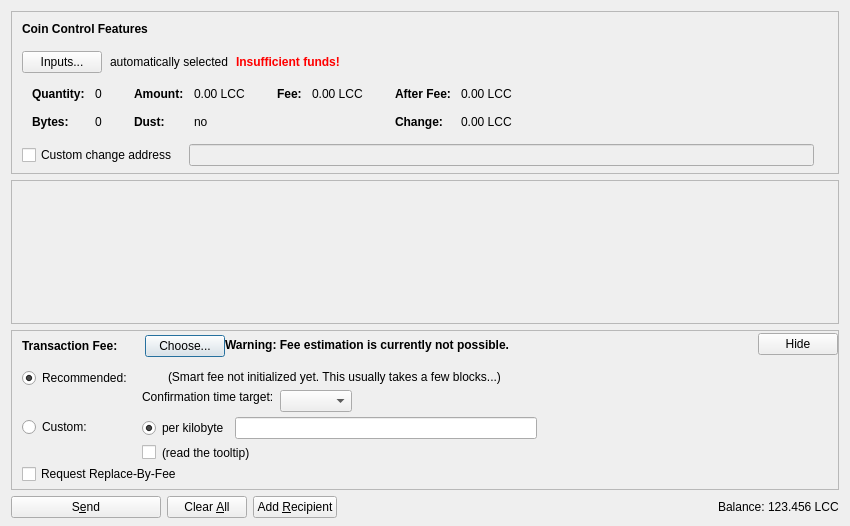
<?xml version="1.0" encoding="UTF-8"?>
<ui version="4.0">
 <class>SendCoinsDialog</class>
 <widget class="QDialog" name="SendCoinsDialog">
  <property name="geometry">
   <rect>
    <x>0</x>
    <y>0</y>
    <width>850</width>
    <height>526</height>
   </rect>
  </property>
  <property name="windowTitle">
   <string>Send Coins</string>
  </property>
  <layout class="QVBoxLayout" name="verticalLayout" stretch="0,1,0,0">
   <property name="bottomMargin">
    <number>8</number>
   </property>
   <item>
    <widget class="QFrame" name="frameCoinControl">
     <property name="sizePolicy">
      <sizepolicy hsizetype="Expanding" vsizetype="Expanding">
       <horstretch>0</horstretch>
       <verstretch>0</verstretch>
      </sizepolicy>
     </property>
     <property name="maximumSize">
      <size>
       <width>16777215</width>
       <height>16777215</height>
      </size>
     </property>
     <property name="frameShape">
      <enum>QFrame::StyledPanel</enum>
     </property>
     <property name="frameShadow">
      <enum>QFrame::Sunken</enum>
     </property>
     <layout class="QVBoxLayout" name="verticalLayoutCoinControl2">
      <property name="spacing">
       <number>0</number>
      </property>
      <property name="leftMargin">
       <number>0</number>
      </property>
      <property name="topMargin">
       <number>0</number>
      </property>
      <property name="rightMargin">
       <number>0</number>
      </property>
      <property name="bottomMargin">
       <number>6</number>
      </property>
      <item>
       <layout class="QVBoxLayout" name="verticalLayoutCoinControl" stretch="0,0,0,0,1">
        <property name="spacing">
         <number>0</number>
        </property>
        <property name="leftMargin">
         <number>10</number>
        </property>
        <property name="topMargin">
         <number>10</number>
        </property>
        <item>
         <layout class="QHBoxLayout" name="horizontalLayoutCoinControl1">
          <property name="bottomMargin">
           <number>15</number>
          </property>
          <item>
           <widget class="QLabel" name="labelCoinControlFeatures">
            <property name="sizePolicy">
             <sizepolicy hsizetype="Preferred" vsizetype="Maximum">
              <horstretch>0</horstretch>
              <verstretch>0</verstretch>
             </sizepolicy>
            </property>
            <property name="font">
             <font>
              <weight>75</weight>
              <bold>true</bold>
             </font>
            </property>
            <property name="styleSheet">
             <string notr="true">font-weight:bold;</string>
            </property>
            <property name="text">
             <string>Coin Control Features</string>
            </property>
           </widget>
          </item>
         </layout>
        </item>
        <item>
         <layout class="QHBoxLayout" name="horizontalLayoutCoinControl2" stretch="0,0,0,0">
          <property name="spacing">
           <number>8</number>
          </property>
          <property name="bottomMargin">
           <number>10</number>
          </property>
          <item>
           <widget class="QPushButton" name="pushButtonCoinControl">
            <property name="styleSheet">
             <string notr="true"/>
            </property>
            <property name="text">
             <string>Inputs...</string>
            </property>
            <property name="autoDefault">
             <bool>false</bool>
            </property>
           </widget>
          </item>
          <item>
           <widget class="QLabel" name="labelCoinControlAutomaticallySelected">
            <property name="text">
             <string>automatically selected</string>
            </property>
            <property name="margin">
             <number>5</number>
            </property>
           </widget>
          </item>
          <item>
           <widget class="QLabel" name="labelCoinControlInsuffFunds">
            <property name="font">
             <font>
              <weight>75</weight>
              <bold>true</bold>
             </font>
            </property>
            <property name="styleSheet">
             <string notr="true">color:red;font-weight:bold;</string>
            </property>
            <property name="text">
             <string>Insufficient funds!</string>
            </property>
            <property name="margin">
             <number>5</number>
            </property>
           </widget>
          </item>
          <item>
           <spacer name="horizontalSpacerCoinControl">
            <property name="orientation">
             <enum>Qt::Horizontal</enum>
            </property>
            <property name="sizeHint" stdset="0">
             <size>
              <width>40</width>
              <height>1</height>
             </size>
            </property>
           </spacer>
          </item>
         </layout>
        </item>
        <item>
         <widget class="QWidget" name="widgetCoinControl" native="true">
          <property name="sizePolicy">
           <sizepolicy hsizetype="Preferred" vsizetype="Preferred">
            <horstretch>0</horstretch>
            <verstretch>0</verstretch>
           </sizepolicy>
          </property>
          <property name="minimumSize">
           <size>
            <width>0</width>
            <height>0</height>
           </size>
          </property>
          <property name="styleSheet">
           <string notr="true"/>
          </property>
          <layout class="QHBoxLayout" name="horizontalLayoutCoinControl5">
           <property name="leftMargin">
            <number>0</number>
           </property>
           <property name="topMargin">
            <number>0</number>
           </property>
           <property name="rightMargin">
            <number>0</number>
           </property>
           <property name="bottomMargin">
            <number>0</number>
           </property>
           <item>
            <layout class="QHBoxLayout" name="horizontalLayoutCoinControl3" stretch="0,0,0,1">
             <property name="spacing">
              <number>20</number>
             </property>
             <property name="topMargin">
              <number>0</number>
             </property>
             <property name="bottomMargin">
              <number>10</number>
             </property>
             <item>
              <layout class="QFormLayout" name="formLayoutCoinControl1">
               <property name="horizontalSpacing">
                <number>10</number>
               </property>
               <property name="verticalSpacing">
                <number>14</number>
               </property>
               <property name="leftMargin">
                <number>10</number>
               </property>
               <property name="topMargin">
                <number>4</number>
               </property>
               <property name="rightMargin">
                <number>6</number>
               </property>
               <item row="0" column="0">
                <widget class="QLabel" name="labelCoinControlQuantityText">
                 <property name="font">
                  <font>
                   <weight>75</weight>
                   <bold>true</bold>
                  </font>
                 </property>
                 <property name="text">
                  <string>Quantity:</string>
                 </property>
                 <property name="margin">
                  <number>0</number>
                 </property>
                </widget>
               </item>
               <item row="0" column="1">
                <widget class="QLabel" name="labelCoinControlQuantity">
                 <property name="cursor">
                  <cursorShape>IBeamCursor</cursorShape>
                 </property>
                 <property name="contextMenuPolicy">
                  <enum>Qt::ActionsContextMenu</enum>
                 </property>
                 <property name="text">
                  <string notr="true">0</string>
                 </property>
                 <property name="margin">
                  <number>0</number>
                 </property>
                 <property name="textInteractionFlags">
                  <set>Qt::LinksAccessibleByMouse|Qt::TextSelectableByKeyboard|Qt::TextSelectableByMouse</set>
                 </property>
                </widget>
               </item>
               <item row="1" column="0">
                <widget class="QLabel" name="labelCoinControlBytesText">
                 <property name="font">
                  <font>
                   <weight>75</weight>
                   <bold>true</bold>
                  </font>
                 </property>
                 <property name="text">
                  <string>Bytes:</string>
                 </property>
                </widget>
               </item>
               <item row="1" column="1">
                <widget class="QLabel" name="labelCoinControlBytes">
                 <property name="cursor">
                  <cursorShape>IBeamCursor</cursorShape>
                 </property>
                 <property name="contextMenuPolicy">
                  <enum>Qt::ActionsContextMenu</enum>
                 </property>
                 <property name="text">
                  <string notr="true">0</string>
                 </property>
                 <property name="textInteractionFlags">
                  <set>Qt::LinksAccessibleByMouse|Qt::TextSelectableByKeyboard|Qt::TextSelectableByMouse</set>
                 </property>
                </widget>
               </item>
              </layout>
             </item>
             <item>
              <layout class="QFormLayout" name="formLayoutCoinControl2">
               <property name="horizontalSpacing">
                <number>10</number>
               </property>
               <property name="verticalSpacing">
                <number>14</number>
               </property>
               <property name="leftMargin">
                <number>6</number>
               </property>
               <property name="topMargin">
                <number>4</number>
               </property>
               <property name="rightMargin">
                <number>6</number>
               </property>
               <item row="0" column="0">
                <widget class="QLabel" name="labelCoinControlAmountText">
                 <property name="font">
                  <font>
                   <weight>75</weight>
                   <bold>true</bold>
                  </font>
                 </property>
                 <property name="text">
                  <string>Amount:</string>
                 </property>
                 <property name="margin">
                  <number>0</number>
                 </property>
                </widget>
               </item>
               <item row="0" column="1">
                <widget class="QLabel" name="labelCoinControlAmount">
                 <property name="cursor">
                  <cursorShape>IBeamCursor</cursorShape>
                 </property>
                 <property name="contextMenuPolicy">
                  <enum>Qt::ActionsContextMenu</enum>
                 </property>
                 <property name="text">
                  <string notr="true">0.00 LCC</string>
                 </property>
                 <property name="textInteractionFlags">
                  <set>Qt::LinksAccessibleByMouse|Qt::TextSelectableByKeyboard|Qt::TextSelectableByMouse</set>
                 </property>
                </widget>
               </item>
               <item row="1" column="0">
                <widget class="QLabel" name="labelCoinControlLowOutputText">
                 <property name="font">
                  <font>
                   <weight>75</weight>
                   <bold>true</bold>
                  </font>
                 </property>
                 <property name="text">
                  <string>Dust:</string>
                 </property>
                </widget>
               </item>
               <item row="1" column="1">
                <widget class="QLabel" name="labelCoinControlLowOutput">
                 <property name="cursor">
                  <cursorShape>IBeamCursor</cursorShape>
                 </property>
                 <property name="contextMenuPolicy">
                  <enum>Qt::ActionsContextMenu</enum>
                 </property>
                 <property name="text">
                  <string notr="true">no</string>
                 </property>
                 <property name="textInteractionFlags">
                  <set>Qt::LinksAccessibleByMouse|Qt::TextSelectableByKeyboard|Qt::TextSelectableByMouse</set>
                 </property>
                </widget>
               </item>
              </layout>
             </item>
             <item>
              <layout class="QFormLayout" name="formLayoutCoinControl3">
               <property name="horizontalSpacing">
                <number>10</number>
               </property>
               <property name="verticalSpacing">
                <number>14</number>
               </property>
               <property name="leftMargin">
                <number>6</number>
               </property>
               <property name="topMargin">
                <number>4</number>
               </property>
               <property name="rightMargin">
                <number>6</number>
               </property>
               <item row="0" column="0">
                <widget class="QLabel" name="labelCoinControlFeeText">
                 <property name="font">
                  <font>
                   <weight>75</weight>
                   <bold>true</bold>
                  </font>
                 </property>
                 <property name="text">
                  <string>Fee:</string>
                 </property>
                 <property name="margin">
                  <number>0</number>
                 </property>
                </widget>
               </item>
               <item row="0" column="1">
                <widget class="QLabel" name="labelCoinControlFee">
                 <property name="cursor">
                  <cursorShape>IBeamCursor</cursorShape>
                 </property>
                 <property name="contextMenuPolicy">
                  <enum>Qt::ActionsContextMenu</enum>
                 </property>
                 <property name="text">
                  <string notr="true">0.00 LCC</string>
                 </property>
                 <property name="textInteractionFlags">
                  <set>Qt::LinksAccessibleByMouse|Qt::TextSelectableByKeyboard|Qt::TextSelectableByMouse</set>
                 </property>
                </widget>
               </item>
              </layout>
             </item>
             <item>
              <layout class="QFormLayout" name="formLayoutCoinControl4">
               <property name="horizontalSpacing">
                <number>10</number>
               </property>
               <property name="verticalSpacing">
                <number>14</number>
               </property>
               <property name="leftMargin">
                <number>6</number>
               </property>
               <property name="topMargin">
                <number>4</number>
               </property>
               <property name="rightMargin">
                <number>6</number>
               </property>
               <item row="0" column="0">
                <widget class="QLabel" name="labelCoinControlAfterFeeText">
                 <property name="font">
                  <font>
                   <weight>75</weight>
                   <bold>true</bold>
                  </font>
                 </property>
                 <property name="text">
                  <string>After Fee:</string>
                 </property>
                 <property name="margin">
                  <number>0</number>
                 </property>
                </widget>
               </item>
               <item row="0" column="1">
                <widget class="QLabel" name="labelCoinControlAfterFee">
                 <property name="cursor">
                  <cursorShape>IBeamCursor</cursorShape>
                 </property>
                 <property name="contextMenuPolicy">
                  <enum>Qt::ActionsContextMenu</enum>
                 </property>
                 <property name="text">
                  <string notr="true">0.00 LCC</string>
                 </property>
                 <property name="textInteractionFlags">
                  <set>Qt::LinksAccessibleByMouse|Qt::TextSelectableByKeyboard|Qt::TextSelectableByMouse</set>
                 </property>
                </widget>
               </item>
               <item row="1" column="0">
                <widget class="QLabel" name="labelCoinControlChangeText">
                 <property name="font">
                  <font>
                   <weight>75</weight>
                   <bold>true</bold>
                  </font>
                 </property>
                 <property name="text">
                  <string>Change:</string>
                 </property>
                </widget>
               </item>
               <item row="1" column="1">
                <widget class="QLabel" name="labelCoinControlChange">
                 <property name="cursor">
                  <cursorShape>IBeamCursor</cursorShape>
                 </property>
                 <property name="contextMenuPolicy">
                  <enum>Qt::ActionsContextMenu</enum>
                 </property>
                 <property name="text">
                  <string notr="true">0.00 LCC</string>
                 </property>
                 <property name="textInteractionFlags">
                  <set>Qt::LinksAccessibleByMouse|Qt::TextSelectableByKeyboard|Qt::TextSelectableByMouse</set>
                 </property>
                </widget>
               </item>
              </layout>
             </item>
            </layout>
           </item>
          </layout>
         </widget>
        </item>
        <item>
         <layout class="QHBoxLayout" name="horizontalLayoutCoinControl4" stretch="0,0,0">
          <property name="spacing">
           <number>12</number>
          </property>
          <property name="sizeConstraint">
           <enum>QLayout::SetDefaultConstraint</enum>
          </property>
          <property name="topMargin">
           <number>5</number>
          </property>
          <property name="rightMargin">
           <number>5</number>
          </property>
          <item>
           <widget class="QCheckBox" name="checkBoxCoinControlChange">
            <property name="toolTip">
             <string>If this is activated, but the change address is empty or invalid, change will be sent to a newly generated address.</string>
            </property>
            <property name="text">
             <string>Custom change address</string>
            </property>
           </widget>
          </item>
          <item>
           <widget class="QValidatedLineEdit" name="lineEditCoinControlChange">
            <property name="enabled">
             <bool>false</bool>
            </property>
            <property name="sizePolicy">
             <sizepolicy hsizetype="Expanding" vsizetype="Fixed">
              <horstretch>0</horstretch>
              <verstretch>0</verstretch>
             </sizepolicy>
            </property>
           </widget>
          </item>
          <item>
           <widget class="QLabel" name="labelCoinControlChangeLabel">
            <property name="sizePolicy">
             <sizepolicy hsizetype="Preferred" vsizetype="Expanding">
              <horstretch>0</horstretch>
              <verstretch>0</verstretch>
             </sizepolicy>
            </property>
            <property name="minimumSize">
             <size>
              <width>0</width>
              <height>0</height>
             </size>
            </property>
            <property name="text">
             <string/>
            </property>
            <property name="margin">
             <number>3</number>
            </property>
           </widget>
          </item>
         </layout>
        </item>
        <item>
         <spacer name="verticalSpacerCoinControl">
          <property name="orientation">
           <enum>Qt::Vertical</enum>
          </property>
          <property name="sizeHint" stdset="0">
           <size>
            <width>800</width>
            <height>1</height>
           </size>
          </property>
         </spacer>
        </item>
       </layout>
      </item>
     </layout>
    </widget>
   </item>
   <item>
    <widget class="QScrollArea" name="scrollArea">
     <property name="widgetResizable">
      <bool>true</bool>
     </property>
     <widget class="QWidget" name="scrollAreaWidgetContents">
      <property name="geometry">
       <rect>
        <x>0</x>
        <y>0</y>
        <width>830</width>
        <height>104</height>
       </rect>
      </property>
      <layout class="QVBoxLayout" name="verticalLayout_2" stretch="0,1">
       <property name="leftMargin">
        <number>0</number>
       </property>
       <property name="topMargin">
        <number>0</number>
       </property>
       <property name="rightMargin">
        <number>0</number>
       </property>
       <property name="bottomMargin">
        <number>0</number>
       </property>
       <item>
        <layout class="QVBoxLayout" name="entries">
         <property name="spacing">
          <number>6</number>
         </property>
        </layout>
       </item>
       <item>
        <spacer name="verticalSpacer">
         <property name="orientation">
          <enum>Qt::Vertical</enum>
         </property>
         <property name="sizeHint" stdset="0">
          <size>
           <width>20</width>
           <height>40</height>
          </size>
         </property>
        </spacer>
       </item>
      </layout>
     </widget>
    </widget>
   </item>
   <item>
    <widget class="QFrame" name="frameFee">
     <property name="sizePolicy">
      <sizepolicy hsizetype="Expanding" vsizetype="Expanding">
       <horstretch>0</horstretch>
       <verstretch>0</verstretch>
      </sizepolicy>
     </property>
     <property name="maximumSize">
      <size>
       <width>16777215</width>
       <height>16777215</height>
      </size>
     </property>
     <property name="frameShape">
      <enum>QFrame::StyledPanel</enum>
     </property>
     <property name="frameShadow">
      <enum>QFrame::Sunken</enum>
     </property>
     <layout class="QVBoxLayout" name="verticalLayoutFee1">
      <property name="spacing">
       <number>0</number>
      </property>
      <property name="leftMargin">
       <number>0</number>
      </property>
      <property name="topMargin">
       <number>0</number>
      </property>
      <property name="rightMargin">
       <number>0</number>
      </property>
      <property name="bottomMargin">
       <number>0</number>
      </property>
      <item>
       <layout class="QVBoxLayout" name="verticalLayoutFee2" stretch="0,0,0">
        <property name="spacing">
         <number>0</number>
        </property>
        <property name="leftMargin">
         <number>10</number>
        </property>
        <property name="topMargin">
         <number>0</number>
        </property>
        <item>
         <layout class="QHBoxLayout" name="horizontalLayoutFee1">
          <property name="bottomMargin">
           <number>0</number>
          </property>
          <item>
           <layout class="QVBoxLayout" name="verticalLayoutFee7">
            <property name="spacing">
             <number>0</number>
            </property>
            <item>
             <spacer name="verticalSpacerSmartFee">
              <property name="orientation">
               <enum>Qt::Vertical</enum>
              </property>
              <property name="sizeType">
               <enum>QSizePolicy::Fixed</enum>
              </property>
              <property name="sizeHint" stdset="0">
               <size>
                <width>1</width>
                <height>4</height>
               </size>
              </property>
             </spacer>
            </item>
            <item>
             <layout class="QHBoxLayout" name="horizontalLayoutSmartFee">
              <property name="spacing">
               <number>10</number>
              </property>
              <item>
               <widget class="QLabel" name="labelFeeHeadline">
                <property name="sizePolicy">
                 <sizepolicy hsizetype="Preferred" vsizetype="Maximum">
                  <horstretch>0</horstretch>
                  <verstretch>0</verstretch>
                 </sizepolicy>
                </property>
                <property name="font">
                 <font>
                  <weight>75</weight>
                  <bold>true</bold>
                 </font>
                </property>
                <property name="styleSheet">
                 <string notr="true">font-weight:bold;</string>
                </property>
                <property name="text">
                 <string>Transaction Fee:</string>
                </property>
               </widget>
              </item>
              <item>
               <widget class="QLabel" name="labelFeeMinimized">
                <property name="text">
                 <string/>
                </property>
               </widget>
              </item>
              <item>
               <widget class="QPushButton" name="buttonChooseFee">
                <property name="text">
                 <string>Choose...</string>
                </property>
               </widget>
              </item>
             </layout>
            </item>
            <item>
             <spacer name="verticalSpacer_5">
              <property name="orientation">
               <enum>Qt::Vertical</enum>
              </property>
              <property name="sizeHint" stdset="0">
               <size>
                <width>1</width>
                <height>1</height>
               </size>
              </property>
             </spacer>
            </item>
           </layout>
          </item>
          <item>
           <widget class="QLabel" name="fallbackFeeWarningLabel">
            <property name="toolTip">
             <string>Using the fallbackfee can result in sending a transaction that will take several hours or days (or never) to confirm. Consider choosing your fee manually or wait until you have validated the complete chain.</string>
            </property>
            <property name="font">
            <font>
                <weight>75</weight>
                <bold>true</bold>
            </font>
            </property>
            <property name="text">
             <string>Warning: Fee estimation is currently not possible.</string>
            </property>
            <property name="wordWrap">
             <bool>false</bool>
            </property>
           </widget>
          </item>
          <item>
           <spacer name="horizontalSpacer_4">
            <property name="orientation">
             <enum>Qt::Horizontal</enum>
            </property>
            <property name="sizeType">
             <enum>QSizePolicy::MinimumExpanding</enum>
            </property>
            <property name="sizeHint" stdset="0">
             <size>
              <width>40</width>
              <height>20</height>
             </size>
            </property>
           </spacer>
          </item>
          <item>
           <widget class="QPushButton" name="buttonMinimizeFee">
            <property name="toolTip">
             <string>collapse fee-settings</string>
            </property>
            <property name="text">
             <string>Hide</string>
            </property>
           </widget>
          </item>
         </layout>
        </item>
        <item>
         <widget class="QFrame" name="frameFeeSelection">
          <layout class="QVBoxLayout" name="verticalLayoutFee12">
           <property name="spacing">
            <number>0</number>
           </property>
           <property name="leftMargin">
            <number>0</number>
           </property>
           <property name="topMargin">
            <number>0</number>
           </property>
           <property name="rightMargin">
            <number>0</number>
           </property>
           <property name="bottomMargin">
            <number>0</number>
           </property>
           <item>
            <layout class="QGridLayout" name="gridLayoutFee">
             <property name="topMargin">
              <number>10</number>
             </property>
             <property name="bottomMargin">
              <number>4</number>
             </property>
             <property name="horizontalSpacing">
              <number>10</number>
             </property>
             <property name="verticalSpacing">
              <number>4</number>
             </property>
             <item row="1" column="1">
              <layout class="QVBoxLayout" name="verticalLayoutFee8">
               <property name="spacing">
                <number>6</number>
               </property>
               <item>
                <layout class="QHBoxLayout" name="horizontalLayoutFee13">
                 <item>
                  <widget class="QRadioButton" name="radioCustomPerKilobyte">
                   <property name="toolTip">
                    <string>If the custom fee is set to 1000 satoshis and the transaction is only 250 bytes, then &quot;per kilobyte&quot; only pays 250 satoshis in fee, while &quot;total at least&quot; pays 1000 satoshis. For transactions bigger than a kilobyte both pay by kilobyte.</string>
                   </property>
                   <property name="text">
                    <string>per kilobyte</string>
                   </property>
                   <property name="checked">
                    <bool>true</bool>
                   </property>
                   <attribute name="buttonGroup">
                    <string notr="true">groupCustomFee</string>
                   </attribute>
                  </widget>
                 </item>
                 <item>
                  <widget class="BitcoinAmountField" name="customFee"/>
                 </item>
                 <item>
                  <spacer name="horizontalSpacer_6">
                   <property name="orientation">
                    <enum>Qt::Horizontal</enum>
                   </property>
                   <property name="sizeHint" stdset="0">
                    <size>
                     <width>1</width>
                     <height>1</height>
                    </size>
                   </property>
                  </spacer>
                 </item>
                </layout>
               </item>
               <item>
                <layout class="QHBoxLayout" name="horizontalLayoutFee8">
                 <item>
                  <widget class="QCheckBox" name="checkBoxMinimumFee">
                   <property name="toolTip">
                    <string>Paying only the minimum fee is just fine as long as there is less transaction volume than space in the blocks. But be aware that this can end up in a never confirming transaction once there is more demand for litecoincash transactions than the network can process.</string>
                   </property>
                   <property name="text">
                    <string/>
                   </property>
                  </widget>
                 </item>
                 <item>
                  <widget class="QLabel" name="labelMinFeeWarning">
                   <property name="enabled">
                    <bool>true</bool>
                   </property>
                   <property name="toolTip">
                    <string>Paying only the minimum fee is just fine as long as there is less transaction volume than space in the blocks. But be aware that this can end up in a never confirming transaction once there is more demand for litecoincash transactions than the network can process.</string>
                   </property>
                   <property name="text">
                    <string>(read the tooltip)</string>
                   </property>
                   <property name="margin">
                    <number>5</number>
                   </property>
                  </widget>
                 </item>
                 <item>
                  <spacer name="horizontalSpacer_2">
                   <property name="orientation">
                    <enum>Qt::Horizontal</enum>
                   </property>
                   <property name="sizeHint" stdset="0">
                    <size>
                     <width>1</width>
                     <height>1</height>
                    </size>
                   </property>
                  </spacer>
                 </item>
                </layout>
               </item>
              </layout>
             </item>
             <item row="0" column="0">
              <layout class="QVBoxLayout" name="verticalLayoutFee4" stretch="0,1">
               <item>
                <widget class="QRadioButton" name="radioSmartFee">
                 <property name="text">
                  <string>Recommended:</string>
                 </property>
                 <property name="checked">
                  <bool>true</bool>
                 </property>
                 <attribute name="buttonGroup">
                  <string notr="true">groupFee</string>
                 </attribute>
                </widget>
               </item>
               <item>
                <spacer name="verticalSpacer_2">
                 <property name="orientation">
                  <enum>Qt::Vertical</enum>
                 </property>
                 <property name="sizeHint" stdset="0">
                  <size>
                   <width>1</width>
                   <height>1</height>
                  </size>
                 </property>
                </spacer>
               </item>
              </layout>
             </item>
             <item row="1" column="0">
              <layout class="QVBoxLayout" name="verticalLayoutFee9" stretch="0,1">
               <item>
                <widget class="QRadioButton" name="radioCustomFee">
                 <property name="text">
                  <string>Custom:</string>
                 </property>
                 <attribute name="buttonGroup">
                  <string notr="true">groupFee</string>
                 </attribute>
                </widget>
               </item>
               <item>
                <spacer name="verticalSpacer_6">
                 <property name="orientation">
                  <enum>Qt::Vertical</enum>
                 </property>
                 <property name="sizeHint" stdset="0">
                  <size>
                   <width>1</width>
                   <height>1</height>
                  </size>
                 </property>
                </spacer>
               </item>
              </layout>
             </item>
             <item row="0" column="1">
              <layout class="QVBoxLayout" name="verticalLayoutFee3" stretch="0,0,1">
               <property name="spacing">
                <number>6</number>
               </property>
               <property name="topMargin">
                <number>2</number>
               </property>
               <item>
                <layout class="QHBoxLayout" name="horizontalLayoutFee12">
                 <item>
                  <widget class="QLabel" name="labelSmartFee">
                   <property name="text">
                    <string/>
                   </property>
                   <property name="margin">
                    <number>2</number>
                   </property>
                  </widget>
                 </item>
                 <item>
                  <widget class="QLabel" name="labelFeeEstimation">
                   <property name="text">
                    <string/>
                   </property>
                  </widget>
                 </item>
                 <item>
                  <widget class="QLabel" name="labelSmartFee2">
                   <property name="text">
                    <string>(Smart fee not initialized yet. This usually takes a few blocks...)</string>
                   </property>
                   <property name="margin">
                    <number>2</number>
                   </property>
                  </widget>
                 </item>
                 <item>
                  <spacer name="horizontalSpacer_5">
                   <property name="orientation">
                    <enum>Qt::Horizontal</enum>
                   </property>
                   <property name="sizeHint" stdset="0">
                    <size>
                     <width>1</width>
                     <height>1</height>
                    </size>
                   </property>
                  </spacer>
                 </item>
                </layout>
               </item>
               <item>
                <layout class="QHBoxLayout" name="horizontalLayoutFee9">
                 <item>
                  <layout class="QVBoxLayout" name="verticalLayoutFee6">
                   <item>
                    <widget class="QLabel" name="labelSmartFee3">
                     <property name="text">
                      <string>Confirmation time target:</string>
                     </property>
                     <property name="margin">
                      <number>2</number>
                     </property>
                    </widget>
                   </item>
                   <item>
                    <spacer name="verticalSpacer_3">
                     <property name="orientation">
                      <enum>Qt::Vertical</enum>
                     </property>
                     <property name="sizeHint" stdset="0">
                      <size>
                       <width>1</width>
                       <height>1</height>
                      </size>
                     </property>
                    </spacer>
                   </item>
                  </layout>
                 </item>
                 <item>
                  <layout class="QVBoxLayout" name="verticalLayoutFee5">
                   <property name="rightMargin">
                    <number>30</number>
                   </property>
                   <item>
                    <layout class="QHBoxLayout" name="horizontalLayoutConfTarget">
                     <property name="bottomMargin">
                      <number>0</number>
                     </property>
                     <item>
                      <widget class="QComboBox" name="confTargetSelector"/>
                     </item>
                     <item>
                      <spacer name="horizontalSpacerConfTarget">
                       <property name="orientation">
                        <enum>Qt::Horizontal</enum>
                       </property>
                       <property name="sizeHint" stdset="0">
                        <size>
                         <width>40</width>
                         <height>20</height>
                        </size>
                       </property>
                      </spacer>
                     </item>
                    </layout>
                   </item>
                  </layout>
                 </item>
                </layout>
               </item>
               <item>
                <spacer name="verticalSpacer_4">
                 <property name="orientation">
                  <enum>Qt::Vertical</enum>
                 </property>
                 <property name="sizeHint" stdset="0">
                  <size>
                   <width>1</width>
                   <height>1</height>
                  </size>
                 </property>
                </spacer>
               </item>
              </layout>
             </item>
            </layout>
           </item>
           <item>
            <widget class="QCheckBox" name="optInRBF">
             <property name="text">
              <string>Request Replace-By-Fee</string>
             </property>
             <property name="toolTip">
              <string>Indicates that the sender may wish to replace this transaction with a new one paying higher fees (prior to being confirmed).</string>
             </property>
            </widget>
           </item>
          </layout>
         </widget>
        </item>
        <item>
         <spacer name="verticalSpacerFee">
          <property name="orientation">
           <enum>Qt::Vertical</enum>
          </property>
          <property name="sizeHint" stdset="0">
           <size>
            <width>40</width>
            <height>5</height>
           </size>
          </property>
         </spacer>
        </item>
       </layout>
      </item>
     </layout>
    </widget>
   </item>
   <item>
    <layout class="QHBoxLayout" name="horizontalLayout">
     <item>
      <widget class="QPushButton" name="sendButton">
       <property name="minimumSize">
        <size>
         <width>150</width>
         <height>0</height>
        </size>
       </property>
       <property name="toolTip">
        <string>Confirm the send action</string>
       </property>
       <property name="text">
        <string>S&amp;end</string>
       </property>
       <property name="icon">
        <iconset resource="../bitcoin.qrc">
         <normaloff>:/icons/send</normaloff>:/icons/send</iconset>
       </property>
       <property name="autoDefault">
        <bool>false</bool>
       </property>
       <property name="default">
        <bool>false</bool>
       </property>
      </widget>
     </item>
     <item>
      <widget class="QPushButton" name="clearButton">
       <property name="sizePolicy">
        <sizepolicy hsizetype="Minimum" vsizetype="Fixed">
         <horstretch>0</horstretch>
         <verstretch>0</verstretch>
        </sizepolicy>
       </property>
       <property name="toolTip">
        <string>Clear all fields of the form.</string>
       </property>
       <property name="text">
        <string>Clear &amp;All</string>
       </property>
       <property name="icon">
        <iconset resource="../bitcoin.qrc">
         <normaloff>:/icons/remove</normaloff>:/icons/remove</iconset>
       </property>
       <property name="autoDefault">
        <bool>false</bool>
       </property>
      </widget>
     </item>
     <item>
      <widget class="QPushButton" name="addButton">
       <property name="toolTip">
        <string>Send to multiple recipients at once</string>
       </property>
       <property name="text">
        <string>Add &amp;Recipient</string>
       </property>
       <property name="icon">
        <iconset resource="../bitcoin.qrc">
         <normaloff>:/icons/add</normaloff>:/icons/add</iconset>
       </property>
       <property name="autoDefault">
        <bool>false</bool>
       </property>
      </widget>
     </item>
     <item>
      <spacer name="horizontalSpacer">
       <property name="orientation">
        <enum>Qt::Horizontal</enum>
       </property>
       <property name="sizeHint" stdset="0">
        <size>
         <width>40</width>
         <height>20</height>
        </size>
       </property>
      </spacer>
     </item>
     <item>
      <layout class="QHBoxLayout" name="horizontalLayout_2">
       <property name="spacing">
        <number>3</number>
       </property>
       <item>
        <widget class="QLabel" name="label">
         <property name="sizePolicy">
          <sizepolicy hsizetype="Preferred" vsizetype="Fixed">
           <horstretch>0</horstretch>
           <verstretch>0</verstretch>
          </sizepolicy>
         </property>
         <property name="text">
          <string>Balance:</string>
         </property>
        </widget>
       </item>
       <item>
        <widget class="QLabel" name="labelBalance">
         <property name="sizePolicy">
          <sizepolicy hsizetype="Preferred" vsizetype="Fixed">
           <horstretch>0</horstretch>
           <verstretch>0</verstretch>
          </sizepolicy>
         </property>
         <property name="cursor">
          <cursorShape>IBeamCursor</cursorShape>
         </property>
         <property name="text">
          <string notr="true">123.456 LCC</string>
         </property>
         <property name="textInteractionFlags">
          <set>Qt::LinksAccessibleByMouse|Qt::TextSelectableByKeyboard|Qt::TextSelectableByMouse</set>
         </property>
        </widget>
       </item>
      </layout>
     </item>
    </layout>
   </item>
  </layout>
 </widget>
 <customwidgets>
  <customwidget>
   <class>QValidatedLineEdit</class>
   <extends>QLineEdit</extends>
   <header>qvalidatedlineedit.h</header>
  </customwidget>
  <customwidget>
   <class>BitcoinAmountField</class>
   <extends>QLineEdit</extends>
   <header>bitcoinamountfield.h</header>
   <container>1</container>
  </customwidget>
 </customwidgets>
 <resources>
  <include location="../bitcoin.qrc"/>
 </resources>
 <connections/>
 <buttongroups>
  <buttongroup name="groupFee"/>
  <buttongroup name="groupCustomFee"/>
 </buttongroups>
</ui>
